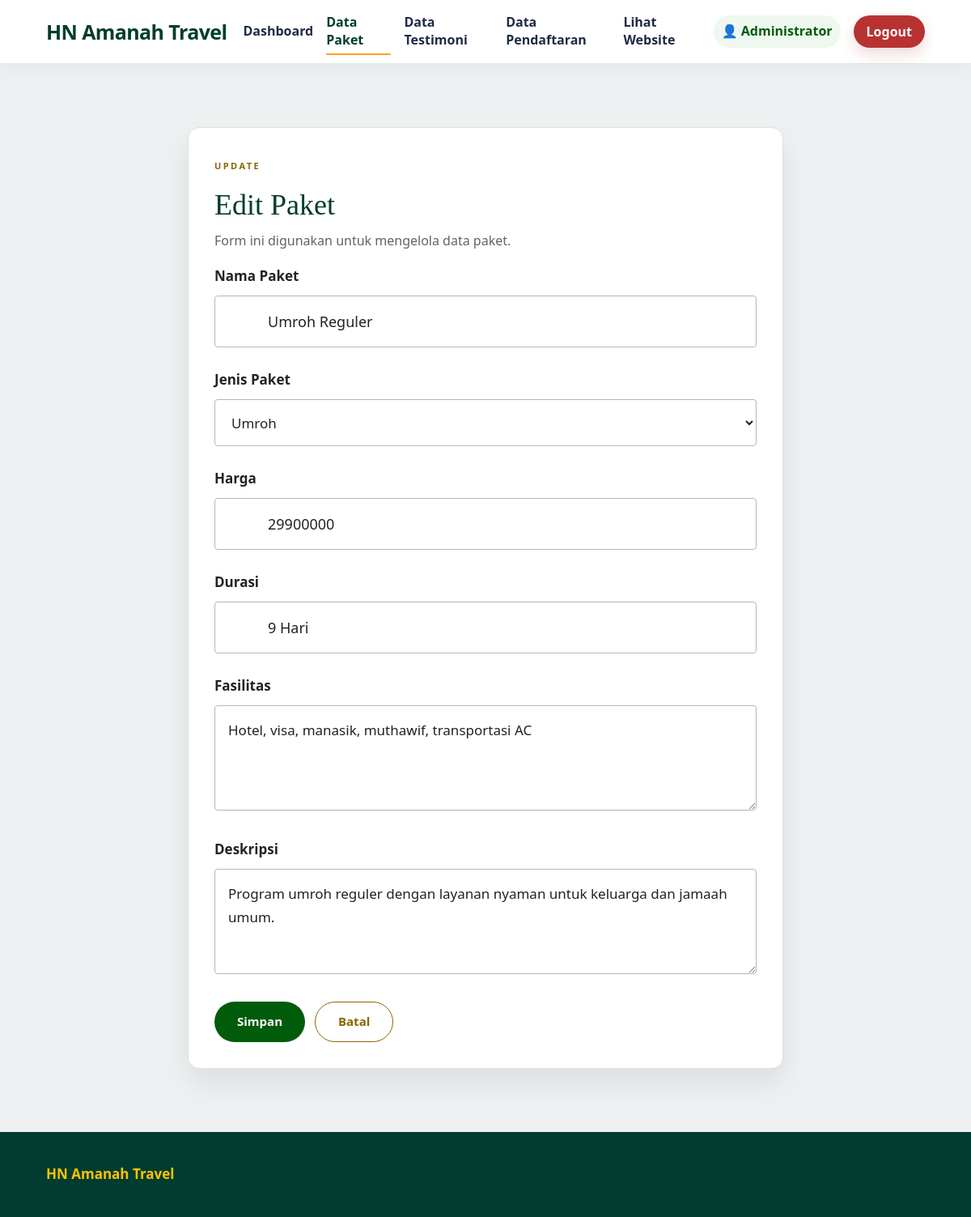
Screenshot of /admin.php?page=paket&aksi=edit&id=1 (signed in) with the database file from the repository.
### tables this page shows
CREATE TABLE paket (
    id_paket INT AUTO_INCREMENT PRIMARY KEY,
    nama_paket VARCHAR(100) NOT NULL,
    jenis_paket VARCHAR(50) NOT NULL,
    harga INT NOT NULL,
    durasi VARCHAR(50) NOT NULL,
    fasilitas TEXT NOT NULL,
    deskripsi TEXT NOT NULL
);

### admin.php (the view, shortened to what this page needs)
<?php
include 'koneksi.php';
$page = isset($_GET['page']) ? $_GET['page'] : 'paket';
$aksi = isset($_GET['aksi']) ? $_GET['aksi'] : 'tampil';
function bersihkan($konek, $nilai) {
    return mysqli_real_escape_string($konek, trim($nilai));
}
include 'admin_header.php';
?>
<main class="section section-light">
  <div class="container<?php if ($aksi == 'tambah' || $aksi == 'edit') echo ' narrow'; ?>">
<?php
if ($aksi == 'tambah' || $aksi == 'edit') {
    $mode = $aksi == 'edit' ? 'Update' : 'Create';
    $id = isset($_GET['id']) ? bersihkan($konek, $_GET['id']) : '';
    if ($page == 'paket') {
        $data = array('id_paket'=>'', 'nama_paket'=>'', 'jenis_paket'=>'Umroh', 'harga'=>'', 'durasi'=>'', 'fasilitas'=>'', 'deskripsi'=>'');
        if ($aksi == 'edit') {
            $q = mysqli_query($konek, "SELECT * FROM paket WHERE id_paket='$id'");
            $data = mysqli_fetch_array($q);
        }
?>
    <div class="form-panel">
      <span class="eyebrow"><?php echo $mode; ?></span><h1><?php echo $aksi == 'edit' ? 'Edit Paket' : 'Tambah Paket'; ?></h1><p>Form ini digunakan untuk mengelola data paket.</p>
      <form method="POST" action="admin.php?page=paket&aksi=<?php echo $aksi == 'edit' ? 'update' : 'simpan'; ?>">
        <div class="form-row"><label>Nama Paket</label><div class="field"><input type="text" name="nama_paket" value="<?php echo htmlspecialchars($data['nama_paket']); ?>" required></div></div>
        <div class="form-row"><label>Jenis Paket</label><div class="field"><select name="jenis_paket" required><option value="Umroh" <?php if($data['jenis_paket']=='Umroh') echo 'selected'; ?>>Umroh</option></select></div></div>
        <div class="form-row"><label>Harga</label><div class="field"><input type="number" name="harga" value="<?php echo htmlspecialchars($data['harga']); ?>" required></div></div>
        <div class="form-row"><label>Durasi</label><div class="field"><input type="text" name="durasi" value="<?php echo htmlspecialchars($data['durasi']); ?>" placeholder="Contoh: 9 Hari" required></div></div>
        <div class="form-row"><label>Fasilitas</label><div class="field"><textarea name="fasilitas" required><?php echo htmlspecialchars($data['fasilitas']); ?></textarea></div></div>
        <div class="form-row"><label>Deskripsi</label><div class="field"><textarea name="deskripsi" required><?php echo htmlspecialchars($data['deskripsi']); ?></textarea></div></div>
        <div class="form-actions"><button type="submit" class="btn-primary">Simpan</button><a href="admin.php?page=paket" class="btn-outline">Batal</a></div>
      </form>
    </div>
<?php
    }
?>
<?php
}
?>
  </div>
</main>
<?php include 'admin_footer.php'; ?>

### style.css (style rules this page uses)
*, *::before, *::after { box-sizing: border-box; margin: 0; padding: 0; }
:root { --green: #005b0b; --green-dark: #003d30; --green-soft: #dceedd; --gold: #8a6500; --gold-soft: #ffd35d; --text: #171717; --muted: #5f665f; --line: #dce3dc; --bg: #f5f6f8; --white: #ffffff; --shadow: 0 18px 35px rgba(18, 32, 24, 0.08); --serif: Georgia, 'Times New Roman', serif; --sans: 'Segoe UI', Arial, sans-serif; }
html { scroll-behavior: smooth; }
body { font-family: var(--sans); color: var(--text); background: var(--bg); line-height: 1.7; }
a { text-decoration: none; color: inherit; }
.container { width: min(1110px, calc(100% - 80px)); margin: 0 auto; }
.btn-primary, .btn-outline, .btn-gold, .btn-wide, .btn-danger, .btn-small { border: 0; cursor: pointer; display: inline-flex; align-items: center; justify-content: center; gap: 10px; font-family: var(--sans); font-size: 15px; font-weight: 800; transition: transform 0.2s ease, box-shadow 0.2s ease, background 0.2s ease; }
.btn-primary { min-height: 50px; padding: 0 28px; border-radius: 999px; color: #fff; background: var(--green); }
.btn-outline { min-height: 50px; padding: 0 28px; border-radius: 999px; color: var(--gold); background: transparent; border: 1px solid var(--gold); }
.eyebrow { display: inline-block; margin-bottom: 18px; color: var(--gold); font-size: 11px; font-weight: 800; letter-spacing: 0.22em; text-transform: uppercase; }
.section { padding: 78px 0; }
.section-light { background: #eef0f2; }
.form-row { margin-bottom: 26px; }
.form-row label { display: block; color: #202520; font-size: 17px; font-weight: 600; margin-bottom: 9px; }
.field { position: relative; }
.field input { width: 100%; height: 64px; border: 1px solid #aebcae; border-radius: 4px; background: #fff; padding: 0 54px 0 65px; font-family: var(--sans); font-size: 18px; color: #222; outline: none; transition: border 0.2s ease, box-shadow 0.2s ease; }
.page-head h1, .form-panel h1, .admin-panel h2 { font-family: var(--serif); color: var(--green-dark); font-size: clamp(30px, 3vw, 44px); line-height: 1.15; margin-bottom: 10px; }
.page-head p, .form-panel p, .admin-panel p { color: var(--muted); }
.admin-panel, .form-panel { background: #fff; border: 1px solid var(--line); border-radius: 14px; box-shadow: var(--shadow); padding: 32px; }
.narrow { max-width: 760px; }
.field select, .field textarea { width: 100%; border: 1px solid #aebcae; border-radius: 4px; background: #fff; font-family: var(--sans); font-size: 17px; color: #222; outline: none; transition: border 0.2s ease, box-shadow 0.2s ease; }
.field select { height: 58px; padding: 0 16px; }
.field textarea { min-height: 130px; padding: 16px; resize: vertical; }
.form-actions { display: flex; gap: 12px; flex-wrap: wrap; align-items: center; margin-top: 10px; }

### rows the page displays
paket: nama_paket "Umroh Reguler", jenis_paket "Umroh", harga "29900000", durasi "9 Hari", fasilitas "Hotel, visa, manasik, muthawif, transportasi AC", deskripsi "Program umroh reguler dengan layanan nyaman untuk keluarga dan jamaah umum."

### other values shown
$nama_admin "Administrator"
$mode "UPDATE"
